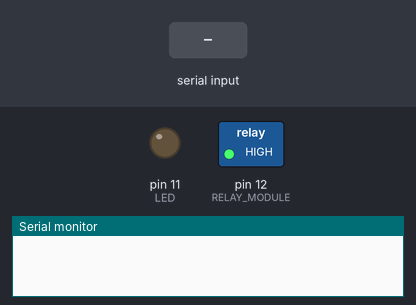
Bench run of a sketch on a simulated Arduino Uno, built with avr-gcc and run on an emulated ATmega328P. Parts: switched loads named in the sketch (green lamp = pin HIGH), output pins drawn as LEDs (lit = HIGH), the last lines printed to the serial monitor. The test bench sets the inputs (shaded band).

Above: at 1.2 s.
1.3 s: "a" received over Serial
At 1.7 s:
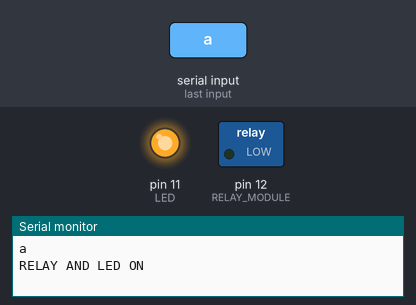
2.8 s: "b" received over Serial
At 4.0 s:
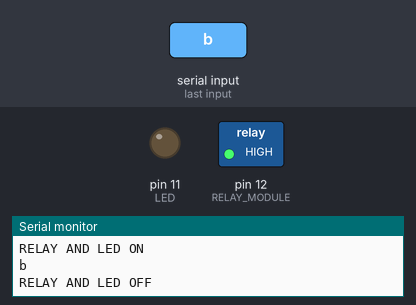
Timing chart, 0 to 5.8 s (numbered marks = the images above; inputs shaded):
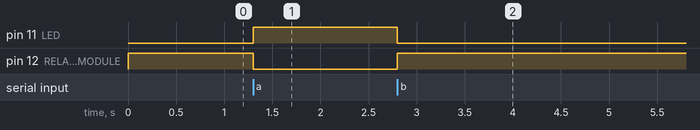

Measured:
- after the input at 1.3 s, pin 11 (LED): LOW → HIGH at once; pin 12 (RELAY_MODULE): HIGH → LOW at once
- after the input at 2.8 s, pin 11 (LED): HIGH → LOW at once; pin 12 (RELAY_MODULE): LOW → HIGH at once

The sketch:

arduino_with_HC05.ino
```cpp
 void setup()
 {
 Serial.begin(9600); // buart rate
 pinMode(12,OUTPUT); // RELAY MODULE
 pinMode(11,OUTPUT); // LED
 digitalWrite(12,HIGH); // relay module high
 }
 void loop()
 {
 if(Serial.available()>0)
 {
 char data= Serial.read();
 Serial.println(data);
 if(data=='a')
 {
 digitalWrite(12,LOW); // RELAY ON
 digitalWrite(11,HIGH); // LED ON
 Serial.println("RELAY AND LED ON");
 }
 if(data=='b')
 {
 digitalWrite(12,HIGH); // RELAY OFF
 digitalWrite(11,LOW); // LED OFF
 Serial.println("RELAY AND LED OFF");
 }
 }
 }


 //software link :-https://drive.google.com/file/d/1KkrMEqTnvsQQLIJZe-2KZJhK_0et2946/view
```
